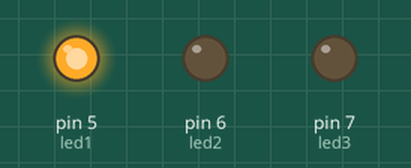
This sketch was run on a simulated Arduino Uno, built with avr-gcc and run on an emulated ATmega328P. Parts: output pins drawn as LEDs (lit = HIGH).

Above: at 1.5 s.
At 7.5 s:
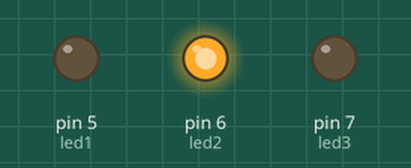
At 13.5 s:
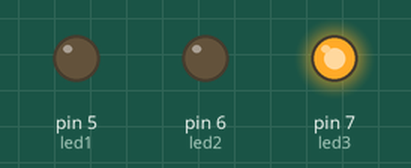
At 16.5 s:
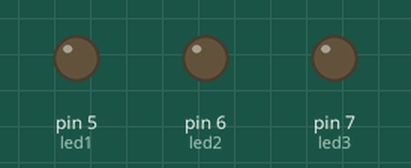
Timing chart, 0 to 23.4 s (numbered marks = the images above):
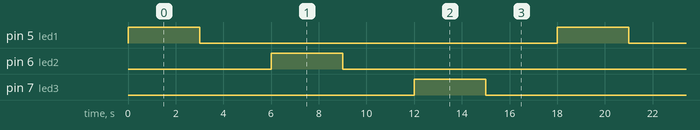

The sketch:

TRAFFIC_LIGHT.ino
```cpp
int led1=5;
int led2=6;
int led3=7;

void setup() {
  pinMode(led1,OUTPUT);
  pinMode(led2,OUTPUT);
  pinMode(led3,OUTPUT);

}

void loop() {
  digitalWrite(led1,HIGH);
  delay(3000);
  digitalWrite(led1,LOW);
  delay(3000);

  digitalWrite(led2,HIGH);
  delay(3000);
  digitalWrite(led2,LOW);
  delay(3000);

  digitalWrite(led3,HIGH);
  delay(3000);
  digitalWrite(led3,LOW);
  delay(3000);

}
```

Measured:
- by itself, pin 5 (led1), pin 6 (led2), pin 7 (led3): alternates HIGH for 3.0 s and LOW for 15.0 s
- by itself, everything shown: repeats every 18.0 s, in 6 steps
